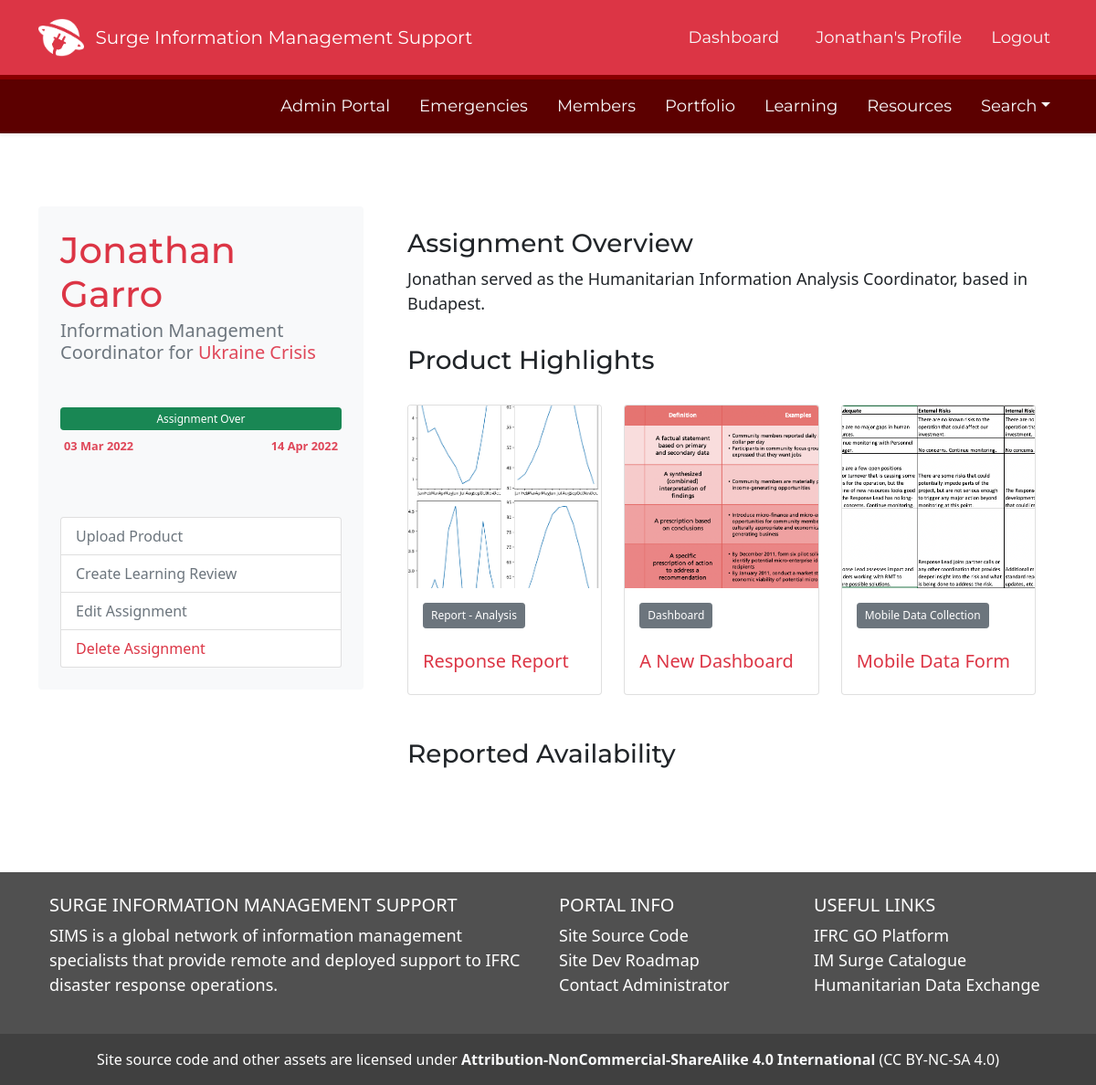
The app's page /assignment/1 (signed in), older data.
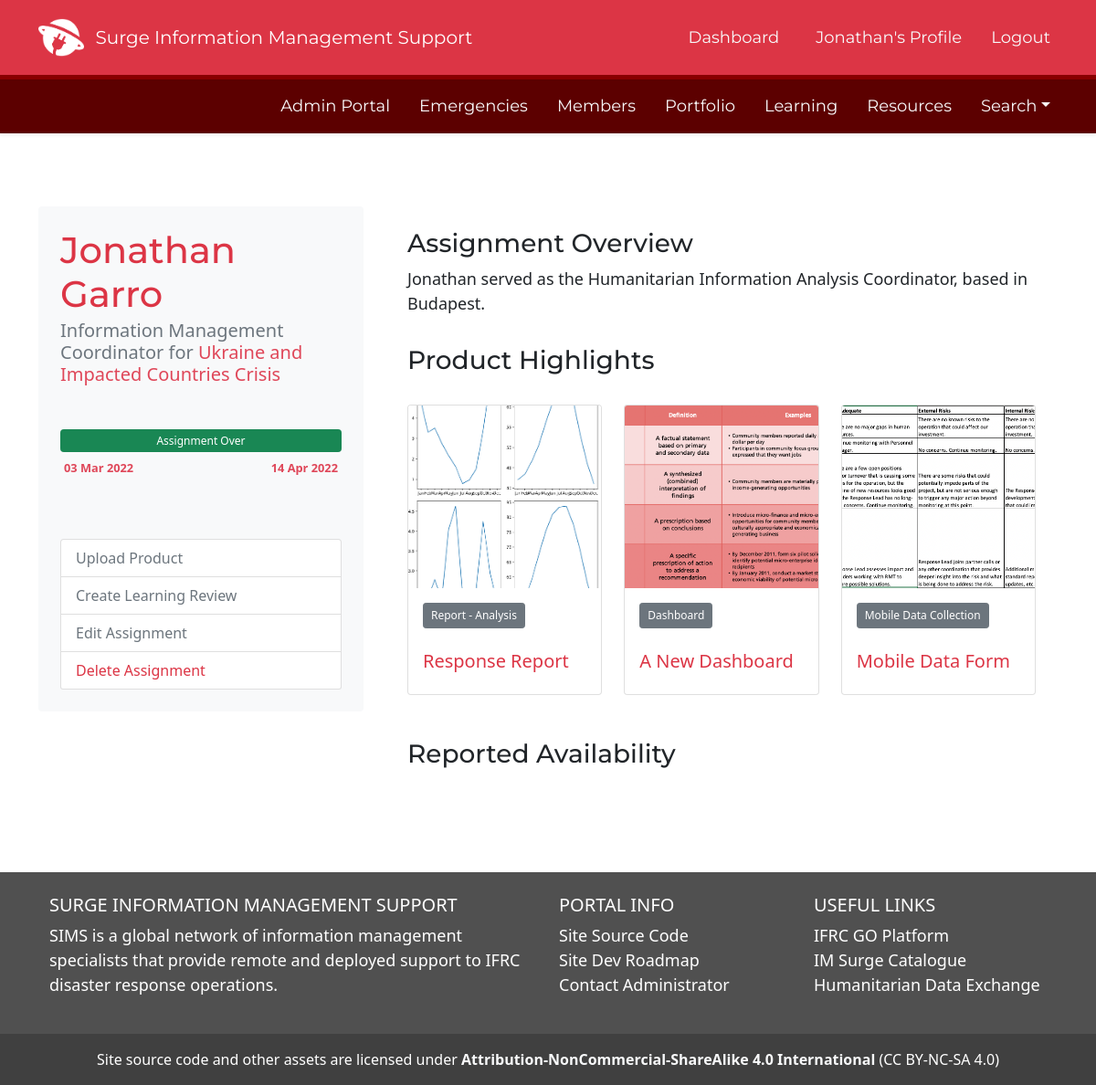
The same page, newer data.
### SIMS_Portal/models.py (models this page shows, shortened)
class Emergency(db.Model):
	__tablename__ = 'emergency'
	id = db.Column(db.Integer, primary_key=True)
	emergency_name = db.Column(db.String(100), nullable=False)
	emergency_status = db.Column(db.String(100), nullable=False, default='Active')
	emergency_glide = db.Column(db.String(20))
	emergency_go_id = db.Column(db.Integer)
	emergency_location_id = db.Column(db.Integer)
	emergency_review_id = db.Column(db.Integer)
	activation_details = db.Column(db.String(1000))
	slack_channel = db.Column(db.String)
	dropbox_url = db.Column(db.String)
	trello_url = db.Column(db.String)
	emergency_type_id = db.Column(db.Integer, db.ForeignKey('emergencytype.id'))
	emergency_products = db.relationship('Portfolio', backref='emergency_response', lazy=True)
	assigned_to = db.relationship('Assignment', backref='assigned_emergency', lazy=True)
	story_id = db.relationship('Story', backref='associated_story', lazy=True)
	created_at = db.Column(db.DateTime, server_default=func.now())
	updated_at = db.Column(db.DateTime, onupdate=func.now())

### SIMS_Portal/assignments/routes.py (the view)
@assignments.route('/assignment/<int:id>')
@login_required
def view_assignment(id):
	assignment_info = db.session.query(Assignment, User, Emergency).join(User).join(Emergency).filter(Assignment.id == id).first()
	dict_assignment = assignment_info.Assignment.__dict__
	dict_start_date = str(dict_assignment['start_date'])
	dict_end_date = str(dict_assignment['end_date'])
	formatted_start_date = datetime.strptime(dict_start_date, '%Y-%m-%d').strftime('%d %b %Y')
	formatted_end_date = datetime.strptime(dict_end_date, '%Y-%m-%d').strftime('%d %b %Y')
	days_left = db.engine.execute("SELECT JULIANDAY(:end_date) - JULIANDAY(DATE('now')) AS days_remaining FROM Assignment WHERE id = :id", {'id': id, 'end_date': dict_end_date})
	days_left_dict = days_left.mappings().first()
	days_left_int = int(days_left_dict['days_remaining'])
	assingment_length = db.engine.execute("SELECT JULIANDAY(:end_date) - JULIANDAY(:start_date) AS length FROM Assignment WHERE id = :id", {'id': id, 'end_date': dict_end_date, 'start_date': dict_start_date})
	assignment_length_dict = assingment_length.mappings().first()
	assignment_length_int = int(assignment_length_dict['length'])
	assingment_portfolio = db.session.query(Portfolio).filter(Portfolio.assignment_id==id, Portfolio.product_status=='Active').all()
	count_assignment_portfolio = len(assingment_portfolio)
	if assignment_info.Assignment.availability:
		assignment_availability = assignment_info.Assignment.availability
		remove_brackets = assignment_availability.replace('[','').replace(']','').replace("'",'')
		available_dates = remove_brackets.split(', ')
	else:
		available_dates = []
	return render_template('assignment_view.html', assignment_info=assignment_info, formatted_start_date=formatted_start_date, formatted_end_date=formatted_end_date, days_left_int=days_left_int, assignment_length_int=assignment_length_int, assingment_portfolio=assingment_portfolio, available_dates=available_dates, count_assignment_portfolio=count_assignment_portfolio)

### SIMS_Portal/models.py (called while the page is built)
@login_manager.user_loader
def load_user(user_id):
	return User.query.get(int(user_id))

### SIMS_Portal/templates/assignment_view.html (shortened to what this page needs)
{% extends "layout.html" %}
{% block content %}
<div class="container">
	<div class="row my-5">
		<div class="col col-md-4 rounded rounded-3">
			<div class="card border-0 p-4 bg-light rounded rounded-4">
			<a href='/profile/view/{{assignment_info.User.id}}'><h1 class="text-danger mb-1 emergency-title">{{assignment_info.User.firstname}} {{assignment_info.User.lastname}}</h1></a>
			<h5 class="text-secondary mb-5">{{assignment_info.Assignment.role}} for <a href='/emergency/{{assignment_info.Emergency.id}}'>{{assignment_info.Emergency.emergency_name}} </h5></a>
				{% if days_left_int < 1 %}
				<div class="progress" style="height: 25px;">
					  <div class="progress-bar bg-success" role="progressbar" style="width: 100%" aria-valuenow="100" aria-valuemin="0" aria-valuemax="100">Assignment Over
					</div>
				</div>
				{% endif %}
				<table class="table table-sm table-borderless mt-1">
				  <tbody>
					<tr>
					  <td scope="row" id='date-label'>{{formatted_start_date}}</td>
					  <td class="float-end" id='date-label'>{{formatted_end_date}}</td>
					</tr>
				  </tbody>
				</table>
				<br>
				<div class="list-group mt-4">
					{% if current_user.is_admin == 1 or current_user.id == assignment_info.Assignment.user_id %}
						<a href="/portfolio/new_from_assignment/{{assignment_info.Assignment.id}}/{{assignment_info.User.id}}/{{assignment_info.Emergency.id}}" class="list-group-item list-group-item-action text-secondary">Upload Product</a>
						<a href="/learning/assignment/new/{{assignment_info.Assignment.user_id}}/{{assignment_info.Assignment.id}}" class="list-group-item list-group-item-action text-secondary">Create Learning Review</a>
						{% if current_user.is_admin == 1 or current_user.id == assignment_info.User.id %}
							<a href="#" class="list-group-item list-group-item-action text-secondary">Edit Assignment</a>
							<a href="/assignment/delete/{{assignment_info.Assignment.id}}" class="list-group-item list-group-item-action text-danger">Delete Assignment</a>
						{% endif %}
					{% endif %}
				</div>
			</div>
		</div>
		<div class="col mx-4">
			<h3 class="text-dark mt-4 emergency-title">Assignment Overview</h3>
			<p class="pb-3">{{assignment_info.Assignment.assignment_details}}</p>
			{% if count_assignment_portfolio > 0 %}
			<h3 class="emergency-title">Product Highlights</h3>
			<div class="row row-cols-3 row-cols-md-3 g-4 mt-2">
				{% for product in assingment_portfolio %}
					<div class="col d-flex align-items-stretch">
						<a href="/portfolio/view/{{product.id}}">
						<div class="card" id='portfolio-card' style="width: 18rem;">
							{% if '.pdf' in product.final_file_location %}
							<img src="/static/assets/portfolio/placeholder.png" class="card-img-top" alt="PDF Placeholder Thumbnail">
							{% else %}
							<img src="/static/assets/portfolio/{{product.final_file_location}}" class="card-img-top" alt="{{product.title}}">
							{% endif %}
				  		<div class="card-body d-flex flex-column">
					  		<div class='pb-4'><button type="button" class="btn btn-secondary btn-sm">{{product.type}}</button></div>
							<h5 class="card-title mt-auto text-danger">{{product.title}}</h5>
							</a>
					</div>
			</div>
		</div>
		{% endfor %}
		{% endif %}
		{% if available_dates %}
			<h3 class="mt-5 mb-3 emergency-title">Reported Availability</h3>
		{% endif %}
{% endblock content %}

Row changes from the older to the newer data that the page shows:
changed Emergency: Emergency.emergency_name "Ukraine Crisis" → "Ukraine and Impacted Countries Crisis"
